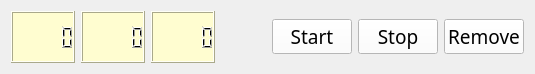
<?xml version="1.0" encoding="UTF-8"?>
<ui version="4.0">
 <class>Timer</class>
 <widget class="QWidget" name="Timer">
  <property name="geometry">
   <rect>
    <x>0</x>
    <y>0</y>
    <width>535</width>
    <height>74</height>
   </rect>
  </property>
  <property name="windowTitle">
   <string>Form</string>
  </property>
  <property name="styleSheet">
   <string notr="true">background: #778899;
QMessageBox {
    background-color: rgb(51, 51, 51);
}</string>
  </property>
  <layout class="QHBoxLayout" name="horizontalLayout">
   <item>
    <widget class="QLCDNumber" name="lcdNumber_h">
     <property name="styleSheet">
      <string notr="true">background: #fffdd0;</string>
     </property>
    </widget>
   </item>
   <item>
    <widget class="QLCDNumber" name="lcdNumber_m">
     <property name="styleSheet">
      <string notr="true">background: #fffdd0;</string>
     </property>
    </widget>
   </item>
   <item>
    <widget class="QLCDNumber" name="lcdNumber_s">
     <property name="font">
      <font>
       <pointsize>10</pointsize>
      </font>
     </property>
     <property name="styleSheet">
      <string notr="true">background: #fffdd0;
</string>
     </property>
    </widget>
   </item>
   <item>
    <spacer name="horizontalSpacer">
     <property name="orientation">
      <enum>Qt::Horizontal</enum>
     </property>
     <property name="sizeHint" stdset="0">
      <size>
       <width>120</width>
       <height>20</height>
      </size>
     </property>
    </spacer>
   </item>
   <item>
    <widget class="QPushButton" name="start_btn">
     <property name="font">
      <font>
       <family>Old English Text MT</family>
       <pointsize>14</pointsize>
      </font>
     </property>
     <property name="styleSheet">
      <string notr="true">background: white;</string>
     </property>
     <property name="text">
      <string>Start</string>
     </property>
    </widget>
   </item>
   <item>
    <widget class="QPushButton" name="stop_btn">
     <property name="font">
      <font>
       <family>Old English Text MT</family>
       <pointsize>14</pointsize>
      </font>
     </property>
     <property name="styleSheet">
      <string notr="true">background: white;</string>
     </property>
     <property name="text">
      <string>Stop</string>
     </property>
    </widget>
   </item>
   <item>
    <widget class="QPushButton" name="remove_btn">
     <property name="font">
      <font>
       <family>Old English Text MT</family>
       <pointsize>14</pointsize>
      </font>
     </property>
     <property name="styleSheet">
      <string notr="true">background: white;</string>
     </property>
     <property name="text">
      <string>Remove</string>
     </property>
    </widget>
   </item>
  </layout>
 </widget>
 <resources/>
 <connections/>
</ui>
